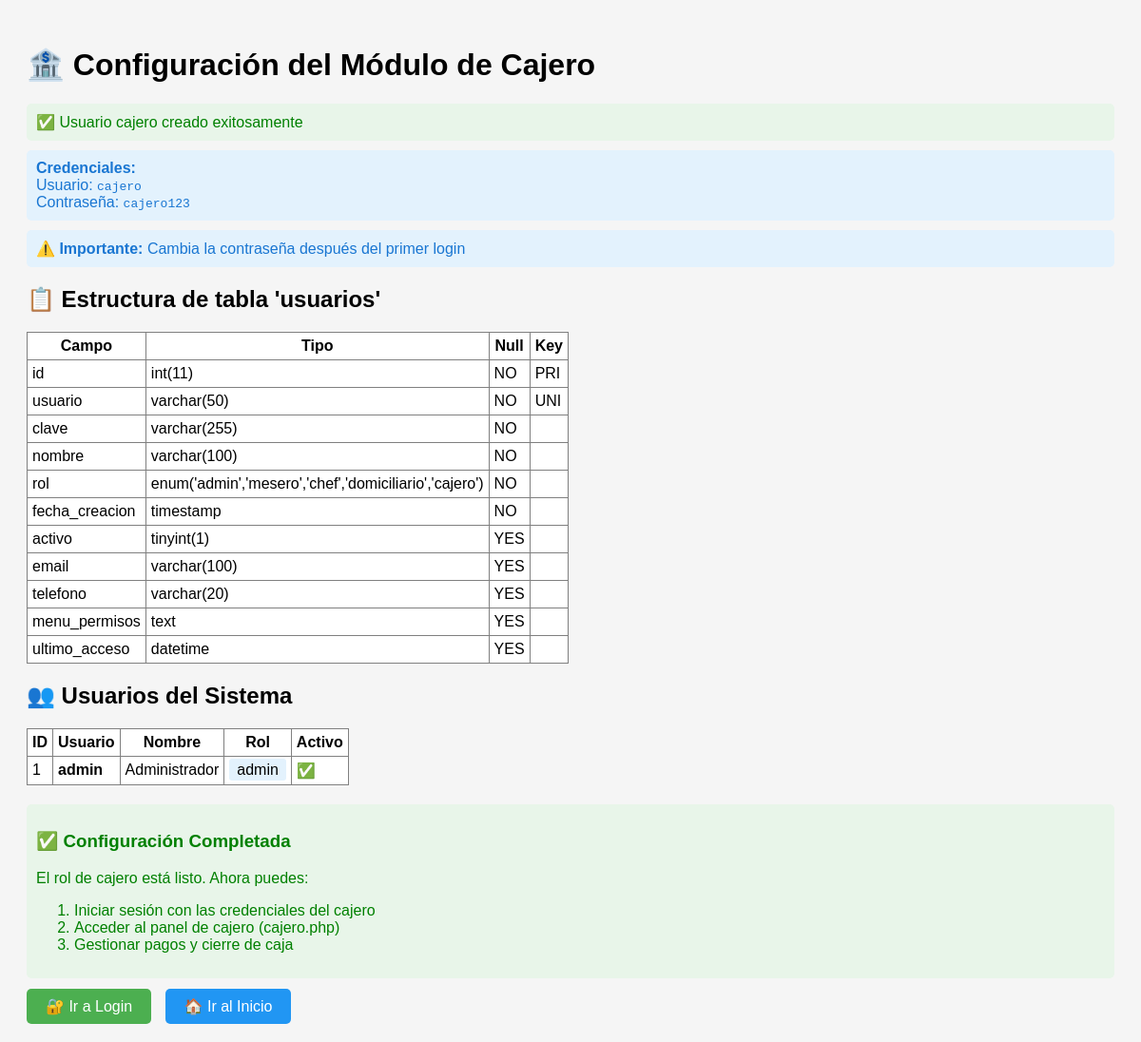
The app's page /crear_cajero.php with its own data.
### tables this page shows
CREATE TABLE IF NOT EXISTS `usuarios` (
  `id` int(11) NOT NULL AUTO_INCREMENT,
  `usuario` varchar(50) NOT NULL,
  `clave` varchar(255) NOT NULL,
  `nombre` varchar(100) NOT NULL,
  `rol` enum('admin','mesero','chef','domiciliario','cajero') NOT NULL DEFAULT 'mesero',
  `fecha_creacion` timestamp NOT NULL DEFAULT current_timestamp(),
  `activo` tinyint(1) DEFAULT 1,
  `email` varchar(100) DEFAULT NULL,
  `telefono` varchar(20) DEFAULT NULL,
  `menu_permisos` text DEFAULT NULL,
  `ultimo_acceso` datetime DEFAULT NULL,
  PRIMARY KEY (`id`),
  UNIQUE KEY `usuario` (`usuario`)
);

### crear_cajero.php (the view, shortened to what this page needs)
<?php
$conn = getDatabaseConnection();
echo "<!DOCTYPE html><html><head><meta charset='UTF-8'><title>Crear Cajero</title>";
echo "<style>body{font-family:Arial;padding:20px;background:#f5f5f5;}";
echo ".success{color:green;padding:10px;background:#e8f5e9;border-radius:5px;margin:10px 0;}";
echo ".error{color:red;padding:10px;background:#ffebee;border-radius:5px;margin:10px 0;}";
echo ".info{color:#1976d2;padding:10px;background:#e3f2fd;border-radius:5px;margin:10px 0;}";
echo "</style></head><body>";
echo "<h1>🏦 Configuración del Módulo de Cajero</h1>";
try {
    $check = $conn->query("SELECT * FROM usuarios WHERE rol = 'cajero' LIMIT 1");
    if ($check->num_rows > 0) {
        $cajero = $check->fetch_assoc();
        echo "<div class='info'>✓ Ya existe un usuario cajero: <strong>" . htmlspecialchars($cajero['nombre']) . "</strong></div>";
        echo "<div class='info'>Usuario: <strong>" . htmlspecialchars($cajero['usuario']) . "</strong></div>";
    } else {
        $usuario = 'cajero';
        $password = password_hash('cajero123', PASSWORD_DEFAULT);
        $nombre = 'Cajero Principal';
        $rol = 'cajero';
        $stmt = $conn->prepare("INSERT INTO usuarios (usuario, clave, nombre, rol, activo) VALUES (?, ?, ?, ?, 1)");
        $stmt->bind_param("ssss", $usuario, $password, $nombre, $rol);
        if ($stmt->execute()) {
            echo "<div class='success'>✅ Usuario cajero creado exitosamente</div>";
            echo "<div class='info'><strong>Credenciales:</strong><br>";
            echo "Usuario: <code>cajero</code><br>";
            echo "Contraseña: <code>cajero123</code></div>";
            echo "<div class='info'>⚠️ <strong>Importante:</strong> Cambia la contraseña después del primer login</div>";
        } else {
            throw new Exception("Error al crear usuario: " . $stmt->error);
        }
    }
    $result = $conn->query("DESCRIBE usuarios");
    echo "<h2>📋 Estructura de tabla 'usuarios'</h2>";
    echo "<table border='1' cellpadding='5' style='border-collapse:collapse;background:white;'>";
    echo "<tr><th>Campo</th><th>Tipo</th><th>Null</th><th>Key</th></tr>";
    while ($row = $result->fetch_assoc()) {
        echo "<tr>";
        echo "<td>" . $row['Field'] . "</td>";
        echo "<td>" . $row['Type'] . "</td>";
        echo "<td>" . $row['Null'] . "</td>";
        echo "<td>" . $row['Key'] . "</td>";
        echo "</tr>";
    }
    echo "</table>";
    echo "<h2>👥 Usuarios del Sistema</h2>";
    $usuarios = $conn->query("SELECT id, usuario, nombre, rol, activo FROM usuarios ORDER BY rol, nombre");
    echo "<table border='1' cellpadding='5' style='border-collapse:collapse;background:white;'>";
    echo "<tr><th>ID</th><th>Usuario</th><th>Nombre</th><th>Rol</th><th>Activo</th></tr>";
    while ($user = $usuarios->fetch_assoc()) {
        $activo_badge = $user['activo'] ? '✅' : '❌';
        echo "<tr>";
        echo "<td>" . $user['id'] . "</td>";
        echo "<td><strong>" . htmlspecialchars($user['usuario']) . "</strong></td>";
        echo "<td>" . htmlspecialchars($user['nombre']) . "</td>";
        echo "<td><span style='background:#e3f2fd;padding:3px 8px;border-radius:3px;'>" . $user['rol'] . "</span></td>";
        echo "<td>" . $activo_badge . "</td>";
        echo "</tr>";
    }
    echo "</table>";
    echo "<div class='success' style='margin-top:20px;'>";
    echo "<h3>✅ Configuración Completada</h3>";
    echo "<p>El rol de cajero está listo. Ahora puedes:</p>";
    echo "<ol>";
    echo "<li>Iniciar sesión con las credenciales del cajero</li>";
    echo "<li>Acceder al panel de cajero (cajero.php)</li>";
    echo "<li>Gestionar pagos y cierre de caja</li>";
    echo "</ol>";
    echo "</div>";
    echo "<div style='margin-top:20px;'>";
    echo "<a href='login.php' style='background:#4caf50;color:white;padding:10px 20px;text-decoration:none;border-radius:5px;'>🔐 Ir a Login</a> ";
    echo "<a href='index.php' style='background:#2196f3;color:white;padding:10px 20px;text-decoration:none;border-radius:5px;margin-left:10px;'>🏠 Ir al Inicio</a>";
    echo "</div>";
} catch (Exception $e) {
    echo "<div class='error'>❌ Error: " . $e->getMessage() . "</div>";
}
echo "</body></html>";
?>

### records on screen
usuarios: id "1", usuario "admin", nombre "Administrador", rol "admin", activo "✅"

### other values on screen
$row['Field'] "id"
$row['Type'] "int(11)"
$row['Null'] "NO"
$row['Key'] "PRI"
$row['Field'] "usuario"
$row['Type'] "varchar(50)"
$row['Key'] "UNI"
$row['Field'] "clave"
$row['Type'] "varchar(255)"
$row['Field'] "nombre"
$row['Type'] "varchar(100)"
$row['Field'] "rol"
$row['Type'] "enum('admin','mesero','chef','domiciliario','cajero')"
$row['Field'] "fecha_creacion"
$row['Type'] "timestamp"
